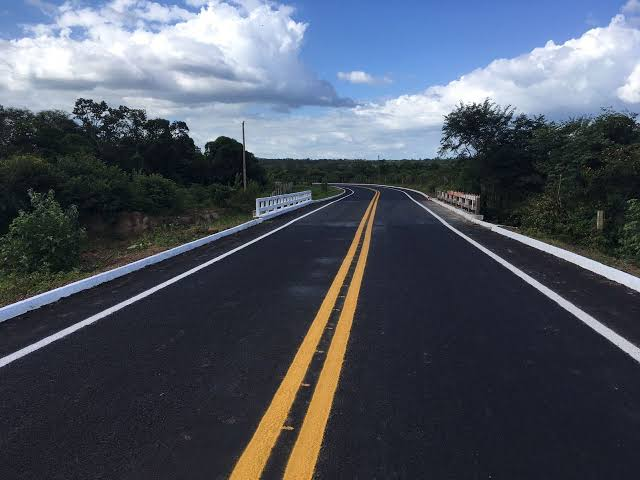
#> input picture estrada.jpeg, 640 x 480 px
$ python Functions.py
#> lines starting #> are read from the running program, lines starting #| are printed output that depends on the picture; after the words box and inside, x2 and y2 are one past the last pixel; in counts of white or black regions, pixels touching at a corner belong together
import cv2
import numpy as np
import math
from PIL import Image
from matplotlib import pyplot as plt

#cria imagem b&w a partir de uma altura e largura dada
# [56 lines left out: functions createImg, filtro_sobel, equacao_reta, linear, not called in this run]

#
def limiarizacao(img, limiar):
    dImg = img.shape
    for i in range(dImg[0]):
        for j in range(dImg[1]):
            if img[i][j] <= limiar:
                img[i][j] = 0
            else:
                img[i][j] = 255
    return img

#Aplica uma transformação logaritma a cada byte da imagem
# [12 lines left out: functions transformLoga, transformPot, not called in this run]

#Retorna o negativo de uma imagem
def negative(img):
    return 255 - img

#load image and use
img = cv2.imread("./estrada.jpeg")
#> img is the input picture: shape (480, 640, 3); mean B, G, R 96.4, 84.2, 77.4
dImg = img.shape
#> dImg = (480, 640, 3)
img = cv2.cvtColor(img, cv2.COLOR_BGR2GRAY)
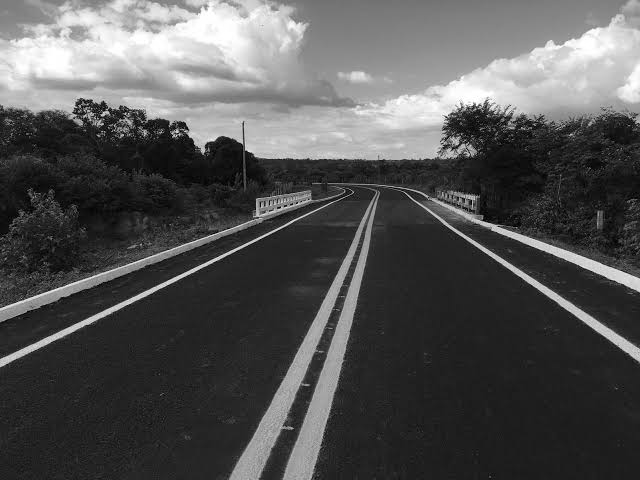
#> img: shape (480, 640); min 0, max 255, mean 83.6
imgp = limiarizacao(img.copy(),160)
#> after the loop in limiarizacao, `for i in range(dImg[0]):`:
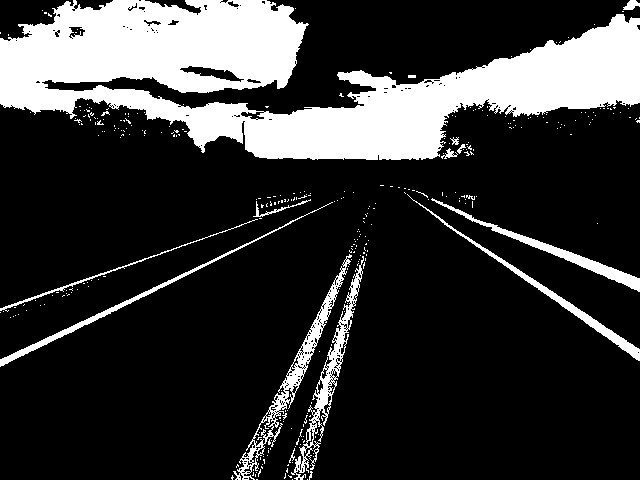
#> img: shape (480, 640); 20.5% white; 329 white regions (313 under 20 px), largest, box (x1, y1, x2, y2) and area: (0, 0, 640, 160) 52174, (233, 254, 352, 480) 2329, (291, 256, 364, 480) 2077

plt.subplot(2,1,1),plt.imshow(img,cmap = 'gray')
plt.title('Original'), plt.xticks([]), plt.yticks([])
plt.subplot(2,1,2),plt.imshow(imgp,cmap = 'gray')
plt.title('exemplo'), plt.xticks([]), plt.yticks([])
plt.show()
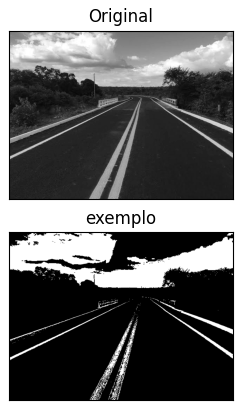
#> figure drawn by matplotlib, 2 panels


'''
h, w = img.shape[:2]
cv2.imshow("Pic", img)
imc = img
imp = img
cv2.imshow("pic2", (transformPot(imc, 2, h, w, 0.5)+img))
cv2.imshow("pic3", (transformLoga(imc, 2, h, w)+img))
'''
# [16 lines of commented-out code are left out]


cv2.waitKey(0)
cv2.destroyAllWindows()
